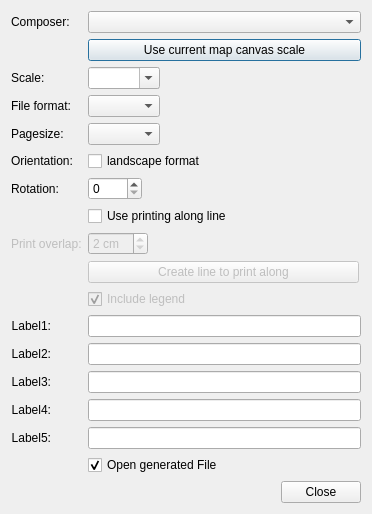
<?xml version="1.0" encoding="UTF-8"?>
<ui version="4.0">
 <class>InstantPrintDialog</class>
 <widget class="QDialog" name="InstantPrintDialog">
  <property name="enabled">
   <bool>true</bool>
  </property>
  <property name="geometry">
   <rect>
    <x>0</x>
    <y>0</y>
    <width>372</width>
    <height>501</height>
   </rect>
  </property>
  <property name="sizePolicy">
   <sizepolicy hsizetype="Minimum" vsizetype="Minimum">
    <horstretch>0</horstretch>
    <verstretch>0</verstretch>
   </sizepolicy>
  </property>
  <property name="minimumSize">
   <size>
    <width>372</width>
    <height>0</height>
   </size>
  </property>
  <property name="sizeIncrement">
   <size>
    <width>0</width>
    <height>0</height>
   </size>
  </property>
  <property name="windowTitle">
   <string>NextPrint</string>
  </property>
  <property name="windowIcon">
   <iconset>
    <normaloff>icon.png</normaloff>icon.png</iconset>
  </property>
  <layout class="QFormLayout" name="formLayout">
   <item row="0" column="0">
    <widget class="QLabel" name="label_composers">
     <property name="text">
      <string>Composer:</string>
     </property>
    </widget>
   </item>
   <item row="0" column="1">
    <widget class="QComboBox" name="comboBox_composers">
     <property name="sizePolicy">
      <sizepolicy hsizetype="MinimumExpanding" vsizetype="Fixed">
       <horstretch>0</horstretch>
       <verstretch>0</verstretch>
      </sizepolicy>
     </property>
     <property name="insertPolicy">
      <enum>QComboBox::InsertAlphabetically</enum>
     </property>
    </widget>
   </item>
   <item row="2" column="0">
    <widget class="QLabel" name="label_7">
     <property name="text">
      <string/>
     </property>
    </widget>
   </item>
   <item row="2" column="1">
    <widget class="QPushButton" name="pushButtonMapcanvasScale">
     <property name="text">
      <string>Use current map canvas scale</string>
     </property>
    </widget>
   </item>
   <item row="3" column="0">
    <widget class="QLabel" name="label">
     <property name="text">
      <string>Scale:</string>
     </property>
    </widget>
   </item>
   <item row="5" column="0">
    <widget class="QLabel" name="label_fileformat">
     <property name="text">
      <string>File format:</string>
     </property>
    </widget>
   </item>
   <item row="5" column="1">
    <widget class="QComboBox" name="comboBox_fileformat">
     <property name="sizePolicy">
      <sizepolicy hsizetype="Fixed" vsizetype="Fixed">
       <horstretch>0</horstretch>
       <verstretch>0</verstretch>
      </sizepolicy>
     </property>
     <property name="currentText">
      <string/>
     </property>
    </widget>
   </item>
   <item row="7" column="0">
    <widget class="QLabel" name="label_6">
     <property name="text">
      <string>Pagesize:</string>
     </property>
    </widget>
   </item>
   <item row="7" column="1">
    <widget class="QComboBox" name="comboBox_printFormat">
     <property name="sizePolicy">
      <sizepolicy hsizetype="Fixed" vsizetype="Fixed">
       <horstretch>0</horstretch>
       <verstretch>0</verstretch>
      </sizepolicy>
     </property>
    </widget>
   </item>
   <item row="9" column="0">
    <widget class="QLabel" name="label_8">
     <property name="text">
      <string>Orientation:</string>
     </property>
    </widget>
   </item>
   <item row="9" column="1">
    <widget class="QCheckBox" name="checkBoxOrientation">
     <property name="text">
      <string>landscape format</string>
     </property>
     <property name="tristate">
      <bool>false</bool>
     </property>
    </widget>
   </item>
   <item row="10" column="0">
    <widget class="QLabel" name="label_rotation">
     <property name="text">
      <string>Rotation:</string>
     </property>
    </widget>
   </item>
   <item row="10" column="1">
    <widget class="QSpinBox" name="spinBoxRotation">
     <property name="sizePolicy">
      <sizepolicy hsizetype="Fixed" vsizetype="Fixed">
       <horstretch>0</horstretch>
       <verstretch>0</verstretch>
      </sizepolicy>
     </property>
     <property name="minimum">
      <number>0</number>
     </property>
     <property name="maximum">
      <number>1000</number>
     </property>
     <property name="singleStep">
      <number>5</number>
     </property>
    </widget>
   </item>
   <item row="11" column="1">
    <widget class="QCheckBox" name="checkBoxPrintAlongLine">
     <property name="enabled">
      <bool>true</bool>
     </property>
     <property name="sizePolicy">
      <sizepolicy hsizetype="Fixed" vsizetype="Fixed">
       <horstretch>0</horstretch>
       <verstretch>0</verstretch>
      </sizepolicy>
     </property>
     <property name="text">
      <string>Use printing along line</string>
     </property>
    </widget>
   </item>
   <item row="12" column="0">
    <widget class="QLabel" name="overlapLabel">
     <property name="enabled">
      <bool>false</bool>
     </property>
     <property name="text">
      <string>Print overlap:</string>
     </property>
    </widget>
   </item>
   <item row="12" column="1">
    <widget class="QSpinBox" name="spinBoxOverlap">
     <property name="enabled">
      <bool>false</bool>
     </property>
     <property name="sizePolicy">
      <sizepolicy hsizetype="Fixed" vsizetype="Fixed">
       <horstretch>0</horstretch>
       <verstretch>0</verstretch>
      </sizepolicy>
     </property>
     <property name="suffix">
      <string> cm</string>
     </property>
     <property name="maximum">
      <number>10</number>
     </property>
     <property name="value">
      <number>2</number>
     </property>
    </widget>
   </item>
   <item row="13" column="1">
    <widget class="QPushButton" name="pushButtonPrintAlongLine">
     <property name="enabled">
      <bool>false</bool>
     </property>
     <property name="sizePolicy">
      <sizepolicy hsizetype="Minimum" vsizetype="Fixed">
       <horstretch>0</horstretch>
       <verstretch>0</verstretch>
      </sizepolicy>
     </property>
     <property name="maximumSize">
      <size>
       <width>271</width>
       <height>16777215</height>
      </size>
     </property>
     <property name="text">
      <string>Create line to print along</string>
     </property>
    </widget>
   </item>
   <item row="14" column="1">
    <widget class="QCheckBox" name="LegendCheckbox">
     <property name="enabled">
      <bool>false</bool>
     </property>
     <property name="text">
      <string>Include legend</string>
     </property>
     <property name="checked">
      <bool>true</bool>
     </property>
    </widget>
   </item>
   <item row="15" column="0">
    <widget class="QLabel" name="label_1">
     <property name="layoutDirection">
      <enum>Qt::LeftToRight</enum>
     </property>
     <property name="text">
      <string>Label1:</string>
     </property>
     <property name="alignment">
      <set>Qt::AlignRight|Qt::AlignTrailing|Qt::AlignVCenter</set>
     </property>
    </widget>
   </item>
   <item row="15" column="1">
    <widget class="QLineEdit" name="lineEdit1">
     <property name="sizePolicy">
      <sizepolicy hsizetype="MinimumExpanding" vsizetype="Fixed">
       <horstretch>0</horstretch>
       <verstretch>0</verstretch>
      </sizepolicy>
     </property>
    </widget>
   </item>
   <item row="16" column="0">
    <widget class="QLabel" name="label_2">
     <property name="text">
      <string>Label2:</string>
     </property>
     <property name="alignment">
      <set>Qt::AlignRight|Qt::AlignTrailing|Qt::AlignVCenter</set>
     </property>
    </widget>
   </item>
   <item row="16" column="1">
    <widget class="QLineEdit" name="lineEdit2"/>
   </item>
   <item row="17" column="0">
    <widget class="QLabel" name="label_3">
     <property name="text">
      <string>Label3:</string>
     </property>
     <property name="alignment">
      <set>Qt::AlignRight|Qt::AlignTrailing|Qt::AlignVCenter</set>
     </property>
    </widget>
   </item>
   <item row="17" column="1">
    <widget class="QLineEdit" name="lineEdit3"/>
   </item>
   <item row="18" column="0">
    <widget class="QLabel" name="label_4">
     <property name="text">
      <string>Label4:</string>
     </property>
     <property name="alignment">
      <set>Qt::AlignRight|Qt::AlignTrailing|Qt::AlignVCenter</set>
     </property>
    </widget>
   </item>
   <item row="18" column="1">
    <widget class="QLineEdit" name="lineEdit4"/>
   </item>
   <item row="19" column="0">
    <widget class="QLabel" name="label_5">
     <property name="text">
      <string>Label5:</string>
     </property>
     <property name="alignment">
      <set>Qt::AlignRight|Qt::AlignTrailing|Qt::AlignVCenter</set>
     </property>
    </widget>
   </item>
   <item row="19" column="1">
    <widget class="QLineEdit" name="lineEdit5"/>
   </item>
   <item row="20" column="1">
    <widget class="QCheckBox" name="checkBoxOpenFile">
     <property name="text">
      <string>Open generated File</string>
     </property>
     <property name="checked">
      <bool>true</bool>
     </property>
    </widget>
   </item>
   <item row="21" column="1">
    <widget class="QDialogButtonBox" name="buttonBox">
     <property name="orientation">
      <enum>Qt::Horizontal</enum>
     </property>
     <property name="standardButtons">
      <set>QDialogButtonBox::Close</set>
     </property>
     <property name="centerButtons">
      <bool>false</bool>
     </property>
    </widget>
   </item>
   <item row="3" column="1">
    <widget class="QComboBox" name="comboBox_scale">
     <property name="sizePolicy">
      <sizepolicy hsizetype="Fixed" vsizetype="Fixed">
       <horstretch>0</horstretch>
       <verstretch>0</verstretch>
      </sizepolicy>
     </property>
     <property name="editable">
      <bool>true</bool>
     </property>
    </widget>
   </item>
  </layout>
 </widget>
 <tabstops>
  <tabstop>comboBox_composers</tabstop>
  <tabstop>pushButtonMapcanvasScale</tabstop>
  <tabstop>comboBox_fileformat</tabstop>
  <tabstop>comboBox_printFormat</tabstop>
  <tabstop>checkBoxOrientation</tabstop>
  <tabstop>spinBoxRotation</tabstop>
  <tabstop>checkBoxPrintAlongLine</tabstop>
  <tabstop>spinBoxOverlap</tabstop>
  <tabstop>pushButtonPrintAlongLine</tabstop>
  <tabstop>LegendCheckbox</tabstop>
  <tabstop>lineEdit1</tabstop>
  <tabstop>lineEdit2</tabstop>
  <tabstop>lineEdit3</tabstop>
  <tabstop>lineEdit4</tabstop>
  <tabstop>lineEdit5</tabstop>
  <tabstop>checkBoxOpenFile</tabstop>
 </tabstops>
 <resources/>
 <connections>
  <connection>
   <sender>buttonBox</sender>
   <signal>rejected()</signal>
   <receiver>InstantPrintDialog</receiver>
   <slot>reject()</slot>
   <hints>
    <hint type="sourcelabel">
     <x>362</x>
     <y>485</y>
    </hint>
    <hint type="destinationlabel">
     <x>286</x>
     <y>274</y>
    </hint>
   </hints>
  </connection>
  <connection>
   <sender>buttonBox</sender>
   <signal>accepted()</signal>
   <receiver>InstantPrintDialog</receiver>
   <slot>accept()</slot>
   <hints>
    <hint type="sourcelabel">
     <x>362</x>
     <y>485</y>
    </hint>
    <hint type="destinationlabel">
     <x>157</x>
     <y>274</y>
    </hint>
   </hints>
  </connection>
 </connections>
</ui>
